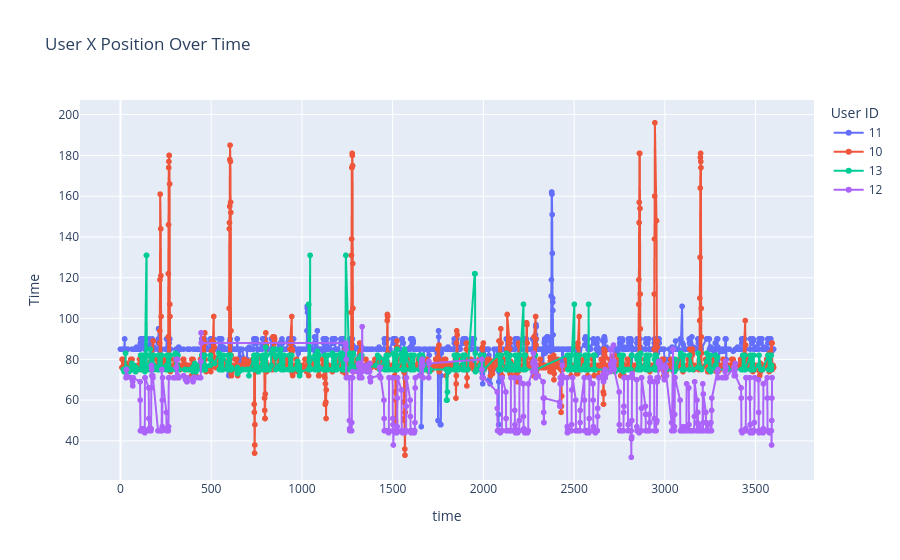
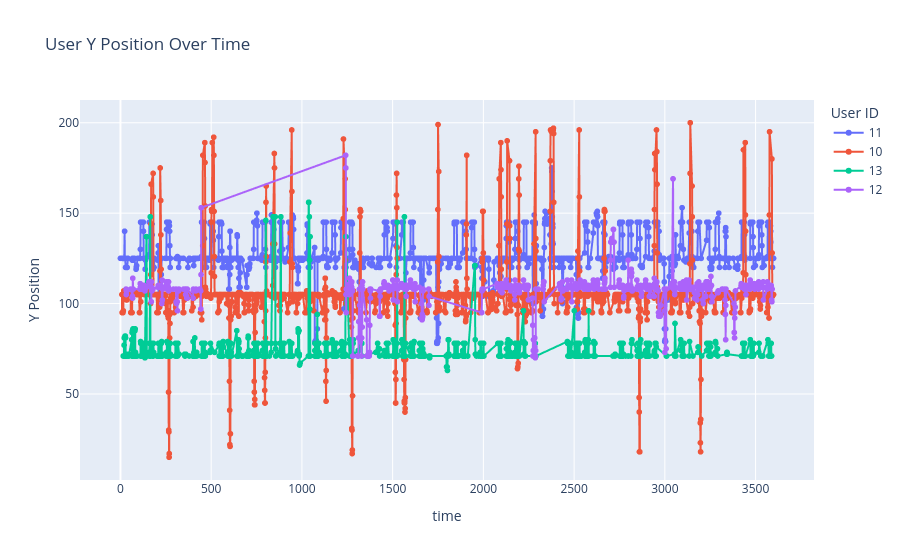

The notebook cell these images were saved under, in order:
### Code cell
plot_xy_trajectory(df_b, [10, 11, 12, 13])

### Figure 1 — Plotly figure (JSON) as saved in the notebook; plotly's stock layout.template omitted (floating-point values rounded to 4 significant figures; data arrays with more than 128 entries replaced by an {"elided": "..."} marker saying what was removed)
{"data": [{"hovertemplate": "User ID=11<br>time=%{x}<br>Time=%{y}<extra></extra>", "legendgroup": "11", "line": {"color": "#636efa", "dash": "solid"}, "marker": {"symbol": "circle"}, "mode": "lines+markers", "name": "11", "showlegend": true, "type": "scattergl", "x": {"elided": "1246 int values"}, "xaxis": "x", "y": {"elided": "1246 int values"}, "yaxis": "y"}, {"hovertemplate": "User ID=10<br>time=%{x}<br>Time=%{y}<extra></extra>", "legendgroup": "10", "line": {"color": "#EF553B", "dash": "solid"}, "marker": {"symbol": "circle"}, "mode": "lines+markers", "name": "10", "showlegend": true, "type": "scattergl", "x": {"elided": "1701 int values"}, "xaxis": "x", "y": {"elided": "1701 int values"}, "yaxis": "y"}, {"hovertemplate": "User ID=13<br>time=%{x}<br>Time=%{y}<extra></extra>", "legendgroup": "13", "line": {"color": "#00cc96", "dash": "solid"}, "marker": {"symbol": "circle"}, "mode": "lines+markers", "name": "13", "showlegend": true, "type": "scattergl", "x": {"elided": "1063 int values"}, "xaxis": "x", "y": {"elided": "1063 int values"}, "yaxis": "y"}, {"hovertemplate": "User ID=12<br>time=%{x}<br>Time=%{y}<extra></extra>", "legendgroup": "12", "line": {"color": "#ab63fa", "dash": "solid"}, "marker": {"symbol": "circle"}, "mode": "lines+markers", "name": "12", "showlegend": true, "type": "scattergl", "x": {"elided": "888 int values"}, "xaxis": "x", "y": {"elided": "888 int values"}, "yaxis": "y"}], "layout": {"legend": {"title": {"text": "User ID"}, "tracegroupgap": 0}, "title": {"text": "User X Position Over Time"}, "xaxis": {"anchor": "y", "domain": [0, 1], "title": {"text": "time"}}, "yaxis": {"anchor": "x", "domain": [0, 1], "title": {"text": "Time"}}}}

### Figure 2 — Plotly figure (JSON) as saved in the notebook; plotly's stock layout.template omitted (floating-point values rounded to 4 significant figures; data arrays with more than 128 entries replaced by an {"elided": "..."} marker saying what was removed)
{"data": [{"hovertemplate": "User ID=11<br>time=%{x}<br>Y Position=%{y}<extra></extra>", "legendgroup": "11", "line": {"color": "#636efa", "dash": "solid"}, "marker": {"symbol": "circle"}, "mode": "lines+markers", "name": "11", "showlegend": true, "type": "scattergl", "x": {"elided": "1246 int values"}, "xaxis": "x", "y": {"elided": "1246 int values"}, "yaxis": "y"}, {"hovertemplate": "User ID=10<br>time=%{x}<br>Y Position=%{y}<extra></extra>", "legendgroup": "10", "line": {"color": "#EF553B", "dash": "solid"}, "marker": {"symbol": "circle"}, "mode": "lines+markers", "name": "10", "showlegend": true, "type": "scattergl", "x": {"elided": "1701 int values"}, "xaxis": "x", "y": {"elided": "1701 int values"}, "yaxis": "y"}, {"hovertemplate": "User ID=13<br>time=%{x}<br>Y Position=%{y}<extra></extra>", "legendgroup": "13", "line": {"color": "#00cc96", "dash": "solid"}, "marker": {"symbol": "circle"}, "mode": "lines+markers", "name": "13", "showlegend": true, "type": "scattergl", "x": {"elided": "1063 int values"}, "xaxis": "x", "y": {"elided": "1063 int values"}, "yaxis": "y"}, {"hovertemplate": "User ID=12<br>time=%{x}<br>Y Position=%{y}<extra></extra>", "legendgroup": "12", "line": {"color": "#ab63fa", "dash": "solid"}, "marker": {"symbol": "circle"}, "mode": "lines+markers", "name": "12", "showlegend": true, "type": "scattergl", "x": {"elided": "888 int values"}, "xaxis": "x", "y": {"elided": "888 int values"}, "yaxis": "y"}], "layout": {"legend": {"title": {"text": "User ID"}, "tracegroupgap": 0}, "title": {"text": "User Y Position Over Time"}, "xaxis": {"anchor": "y", "domain": [0, 1], "title": {"text": "time"}}, "yaxis": {"anchor": "x", "domain": [0, 1], "title": {"text": "Y Position"}}}}
